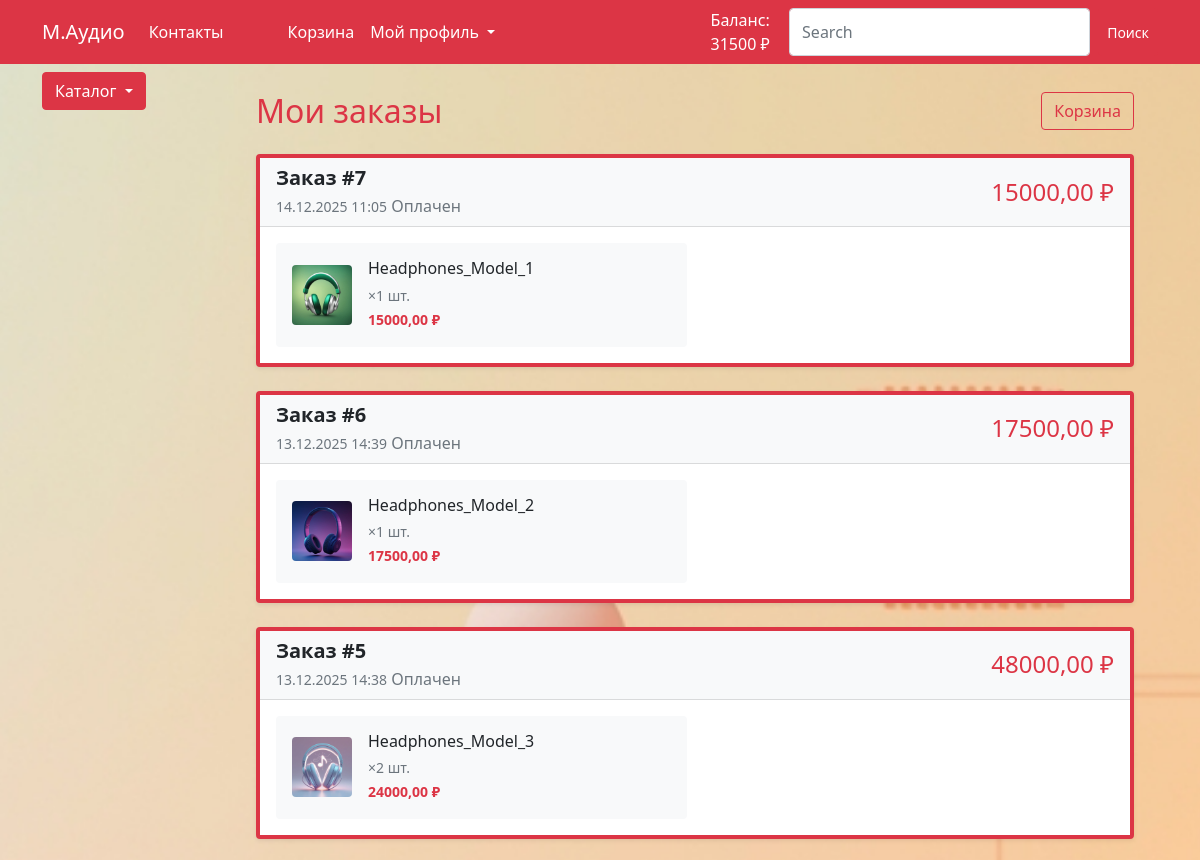
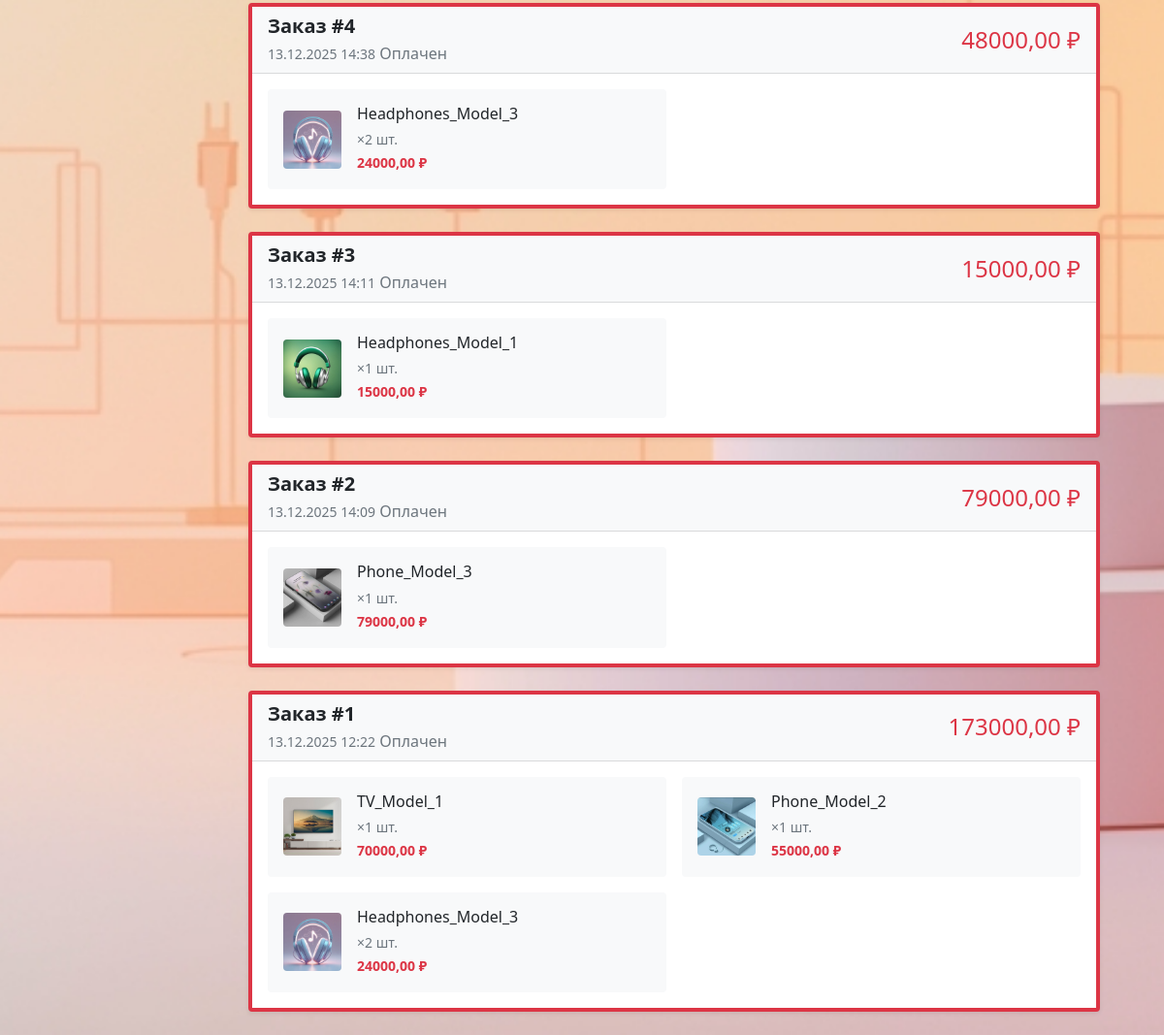
Screenshot of /orders/list/ (signed in) with the database file from the repository (2 pictures, top to bottom).
### users_app/models.py (models this page shows, shortened)
class CustomUser(AbstractUser):
    first_name = models.CharField(max_length=30, blank=True, verbose_name="Имя")
    last_name = models.CharField(max_length=30, blank=True, verbose_name="Фамилия")
    username = models.CharField(
        max_length=100,
        unique=False,
        blank=True,
        null=True,
        verbose_name="Имя пользователя",
    )
    email = models.EmailField(unique=True, verbose_name="Электронная почта")
    date_of_birth = models.DateField(
        blank=True, null=True, verbose_name="Дата рождения"
    )
    avatar = models.ImageField(
        upload_to="avatars/", blank=True, null=True, verbose_name="Аватар"
    )
    balance = models.DecimalField(
        max_digits=10, decimal_places=2, default=100000, verbose_name="Баланс"
    )
    USERNAME_FIELD = "email"
    REQUIRED_FIELDS = []
    objects = CustomUserManager()

### orders_app/models.py (models this page shows, shortened)
class Order(models.Model):
    STATUS_CHOICES = [("new", "Новый"), ("paid", "Оплачен"), ("completed", "Выполнен")]
    user = models.ForeignKey(
        CustomUser, on_delete=models.CASCADE, verbose_name="Пользователь"
    )
    total_price = models.DecimalField(max_digits=10, decimal_places=2)
    status = models.CharField(max_length=20, choices=STATUS_CHOICES, default="new")
    created_at = models.DateTimeField(
        auto_now_add=True, verbose_name="Дата создания заказа"
    )
    paid_at = models.DateTimeField(null=True, blank=True)
    def total_products(self):
        return sum(item.quantity for item in self.items.all())
    def total_sum(self):
        return sum(item.total_price() for item in self.items.all())
    total_products.short_description = "Количество"
    total_sum.short_description = "Сумма"
    class Meta:
        verbose_name = "Заказ"
        verbose_name_plural = "Заказы"

class OrderItem(models.Model):
    order = models.ForeignKey(
        Order, on_delete=models.CASCADE, related_name="items", verbose_name="Заказ"
    )
    product = models.ForeignKey(
        Products, on_delete=models.CASCADE, verbose_name="Продукт"
    )
    quantity = models.PositiveSmallIntegerField(default=0, verbose_name="Количество")
    price = models.DecimalField(
        max_digits=10, decimal_places=2, verbose_name="Стоимость"
    )
    class Meta:
        verbose_name = "Купленные товары"
        verbose_name_plural = "Купленные товары"

### goods_app/models.py (models this page shows, shortened)
class Products(models.Model):
    name = models.CharField(max_length=100, unique=True, verbose_name="Название")
    slug = models.SlugField(
        max_length=150, unique=True, blank=True, null=True, verbose_name="URL"
    )
    description = models.TextField(blank=True, null=True, verbose_name="Описание")
    image = models.ImageField(
        upload_to="goods_app_images", blank=True, null=True, verbose_name="Изображение"
    )
    price = models.DecimalField(
        default=0.00, max_digits=10, decimal_places=2, verbose_name="Цена"
    )
    counts = models.PositiveIntegerField(default=0, verbose_name="Количество")
    category = models.ForeignKey(
        to=Categories, on_delete=models.CASCADE, verbose_name="Категория"
    )
    class Meta:
        db_table = "product"
        verbose_name = "Продукт"
        verbose_name_plural = "Продукты"

### orders_app/views.py (the view)
# urls.py: path("list/", order_list, name="order_list"),
@login_required
def order_list(request):
    orders = (
        Order.objects.filter(user=request.user)
        .prefetch_related("items__product")
        .order_by("-created_at")
    )
    context = {"orders": orders, "title": "Заказы"}
    return render(request, "orders_app/orders.html", context)

### goods_app/templatetags/goods_app_tags.py (called while the page is built)
@register.simple_tag()
def categories_tag():
    return Categories.objects.all()

### orders_app/templates/orders_app/orders.html (shortened to what this page needs)
{% extends 'shop_app/base.html' %}
{% load static %}
{% block content %}
<div class="container mt-4">
    <div class="d-flex justify-content-between align-items-center mb-4">
        <h2 class="text-danger mb-0">Мои заказы</h2>
        <a href="{% url 'basket:detail_basket' %}" class="btn btn-outline-danger">
             Корзина
        </a>
    </div>
    {% if orders %}
        {% for order in orders %}
        <div class="card mb-4 border-start border-danger border-4 shadow-sm">
            <div class="card-header bg-light">
                <div class="d-flex justify-content-between align-items-center">
                    <div>
                        <h5 class="mb-1 fw-bold">Заказ #{{ order.pk }}</h5>
                        <small class="text-muted">{{ order.created_at|date:"d.m.Y H:i" }}</small>
                        <span class="text-muted {{ order.status|lower }} bg-{{ order.status|lower }}">
                            {{ order.get_status_display }}
                        </span>
                    </div>
                    <h4 class="text-danger mb-0">{{ order.total_price }} ₽</h4>
                </div>
            </div>
            <div class="card-body">
                {% if order.items.all %}
                    <div class="row g-3">
                        {% for item in order.items.all %}
                        <div class="col-md-6">
                            <div class="d-flex align-items-center p-3 bg-light rounded">
                                <img src="{% if item.product.image %}{{ item.product.image.url }}{% else %}{% static 'deps/images/not_image.png' %}{% endif %}"
                                     class="rounded me-3" style="width: 60px; height: 60px; object-fit: cover;">
                                <div>
                                    <h6 class="mb-1">{{ item.product.name }}</h6>
                                    <small class="text-muted">×{{ item.quantity }} шт.</small><br>
                                    <small class="fw-bold text-danger">{{ item.price }} ₽</small>
                                </div>
                            </div>
                        </div>
                        {% endfor %}
                    </div>
                {% endif %}
            </div>
        </div>
        {% endfor %}
    {% endif %}
</div>
{% endblock %}

### shop_app/templates/shop_app/base.html (shortened to what this page needs)
{% load static%}
{% load goods_app_tags%}
<!DOCTYPE html>
<html lang="en">
<head>
    <link href="https://cdn.jsdelivr.net/npm/bootstrap@5.0.2/dist/css/bootstrap.min.css" rel="stylesheet">
    <link rel="stylesheet" href="{% static 'deps/css/my_css.css' %}">
</head>
<body>
    <header>
        <nav class="navbar navbar-expand-lg navbar-dark bg-danger" data-bs-theme="danger">
            <div class="container">
                <a class="navbar-brand" href="{% url 'shop_app:index' %}">М.Аудио</a>
                <div class="collapse navbar-collapse" id="navbarSupportedContent">
                    <ul class="navbar-nav me-auto mb-2 mb-lg-0">
                        <li class="nav-item me-5">
                            <a class="nav-link  text-white" href="{% url 'shop_app:about' %}">Контакты</a>
                        </li>
                        <li class="nav-item">
                            <a class="nav-link  text-white" href="{% url 'basket:detail_basket' %}">Корзина</a>
                        </li>
                        {% if user.is_authenticated %}
                        <li class="nav-item dropdown ">
                            <a class="nav-link dropdown-toggle text-white" href="#" role="button"
                                data-bs-toggle="dropdown" aria-expanded="false">
                                Мой профиль
                            </a>
                        </li>
                    {% endif %}
                    </ul>
                    <form class="d-flex" role="search" action="{% url 'catalog:search' %}" method="get">
                        {% if user.is_authenticated %}
                            <span class="ms-2 text-white balance-text">
                                Баланс: {{ user.balance|floatformat:0 }} ₽
                            </span>
                        {% endif %}
                        <input class="form-control me-2" type="search" name="query" placeholder="Search" aria-label="Search">
                        <button class="btn btn-sm btn-danger" type="submit">Поиск</button>
                    </form>
                </div>
            </div>
        </nav>
    </header>
    <section>
        <div class="container">
            <div class="row mt-1 position-fixed z-3">
                <div class="dropdown mb-2">
                    <button class="btn btn-secondary dropdown-toggle btn-danger" type="button" data-bs-toggle="dropdown"
                        aria-expanded="false">
                        Каталог
                    </button>
                        {% categories_tag as categories %}
                </div>
            </div>
        </div>
        <div class="container">
            <div class="row mt-1">
                <div class="col-lg-2">
                </div>
                <div class="col-lg-10">
                    {% block content %}
                    {% endblock %}
                </div>
            </div>
        </div>
    </section>
</body>
</html>

### static/deps/css/my_css.css (style rules this page uses)
body { background-image: url("../images/background.jpg"); background-repeat: no-repeat; background-attachment: fixed; background-position: center center; background-size: cover; height: 100%; }

### rows the page displays
CustomUser: balance "31500"
Order: pk "7", created_at "14.12.2025 11:05", status "Оплачен", total_price "15000,00"
OrderItem: product.image (picture), product.name "Headphones_Model_1", quantity "1", price "15000,00"
Order: pk "6", created_at "13.12.2025 14:39", status "Оплачен", total_price "17500,00"
OrderItem: product.image (picture), product.name "Headphones_Model_2", quantity "1", price "17500,00"
Order: pk "5", created_at "13.12.2025 14:38", status "Оплачен", total_price "48000,00"
OrderItem: product.image (picture), product.name "Headphones_Model_3", quantity "2", price "24000,00"
Order: pk "4", created_at "13.12.2025 14:38", status "Оплачен", total_price "48000,00"
OrderItem: product.image (picture), product.name "Headphones_Model_3", quantity "2", price "24000,00"
Order: pk "3", created_at "13.12.2025 14:11", status "Оплачен", total_price "15000,00"
OrderItem: product.image (picture), product.name "Headphones_Model_1", quantity "1", price "15000,00"
Order: pk "2", created_at "13.12.2025 14:09", status "Оплачен", total_price "79000,00"
OrderItem: product.image (picture), product.name "Phone_Model_3", quantity "1", price "79000,00"
Order: pk "1", created_at "13.12.2025 12:22", status "Оплачен", total_price "173000,00"
OrderItem: product.image (picture), product.name "TV_Model_1", quantity "1", price "70000,00"
OrderItem: product.image (picture), product.name "Phone_Model_2", quantity "1", price "55000,00"
OrderItem: product.image (picture), product.name "Headphones_Model_3", quantity "2", price "24000,00"
